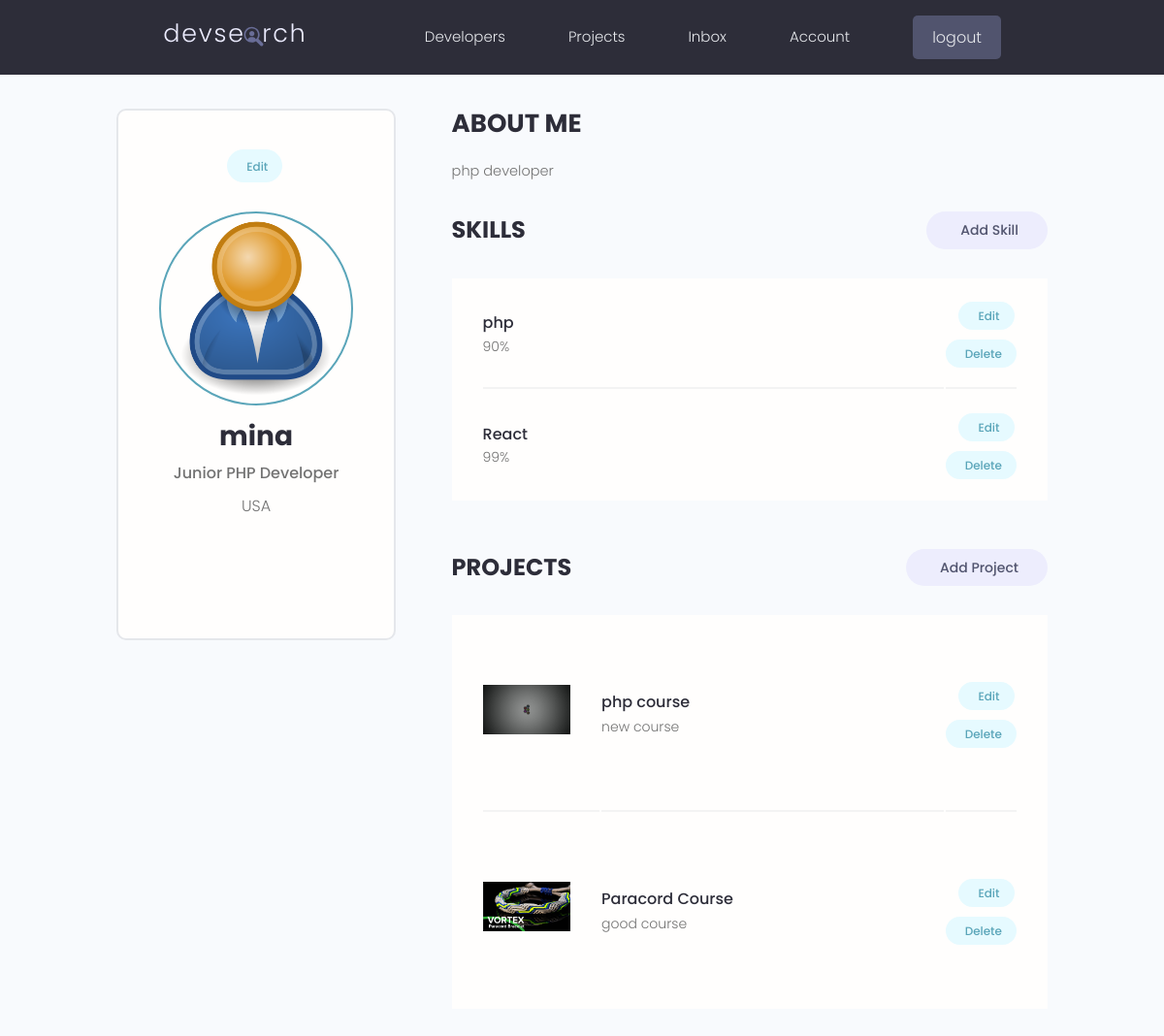
Screenshot of /account/ (signed in) with the database file from the repository.
### dev_users/models.py (models this page shows, shortened)
class Profile(models.Model):
    user = models.OneToOneField(User,on_delete=models.CASCADE,null=True,blank=True,verbose_name='یوزر')
    name = models.CharField(max_length=200,null=True,blank=True,verbose_name='نام')
    email = models.EmailField(max_length=500,null=True,blank=True,verbose_name='ایمیل')
    short_bio = models.CharField(max_length=200,null=True,blank=True,verbose_name='معرفی کوتاه')
    username = models.CharField(max_length=200,null=True,blank=True,verbose_name='نام کاربری ')
    bio = models.TextField(null=True,blank=True,verbose_name='بیوگرافی')
    location = models.CharField(max_length=200,null=True,blank=True,verbose_name='محل زندگی')
    profile_image = models.ImageField(null=True,blank=True,upload_to='profiles/',default="profiles/user-default.png",verbose_name='عکس پروفایل')
    social_github = models.CharField(max_length=200,null=True,blank=True,verbose_name='گیت هاب')
    social_twitter = models.CharField(max_length=200,null=True,blank=True,verbose_name='توئیتر')
    social_linkedin = models.CharField(max_length=200,null=True,blank=True,verbose_name='لینکدین')
    social_website = models.CharField(max_length=200,null=True,blank=True,verbose_name='وب سایت')
    created = models.DateTimeField(auto_now_add=True, verbose_name='تاریخ ایجاد')
    id = models.UUIDField(default=uuid.uuid4, unique=True, primary_key=True, editable=False)
    class Meta:
        verbose_name = 'یوزر'
        verbose_name_plural = 'پروفایل'
        ordering = ['created']
    @property
    def imageURL(self):
        try:
            url = self.profile_image.url
        except:
            url = ''
        return url

class Skill(models.Model):
    owner = models.ForeignKey(Profile,on_delete=models.CASCADE,null=True,blank=True,verbose_name='یوز مربوط ')
    name = models.CharField(max_length=200,null=True,blank=True,verbose_name='نام مهارت ')
    description =models.TextField(null=True,blank=True,verbose_name='توضیحات ')
    created = models.DateTimeField(auto_now_add=True,verbose_name='تاریخ ایجاد ')
    id = models.UUIDField(default=uuid.uuid4,unique=True,primary_key=True,editable=False)
    class Meta:
        verbose_name = 'مهارت'
        verbose_name_plural = 'مهارت ها'

### dev_projects/models.py (models this page shows, shortened)
class Project(models.Model):
    owner = models.ForeignKey(Profile,null=True,blank=True,on_delete=models.SET_NULL,verbose_name='مالک پروژه')
    title = models.CharField(max_length=200,verbose_name='عنوان')
    description = models.TextField(null=True,blank=True,verbose_name='توضیحات')
    featured_image = models.ImageField(null=True,blank=True,default="default.jpg",verbose_name='تصویر')
    demo_link = models.CharField(max_length=2000, null=True,blank=True,verbose_name='دمولینک')
    source_link = models.CharField(max_length=2000, null=True,blank=True,verbose_name='آدرس لینک')
    id = models.UUIDField(default=uuid.uuid4,unique=True,primary_key=True,editable=False)
    created = models.DateTimeField(auto_now_add=True)
    tags = models.ManyToManyField('Tag',blank=True)
    vote_total = models.IntegerField(default=0 ,null=True ,blank=True)
    vote_ratio = models.IntegerField(default=0 ,null=True ,blank=True)
    class Meta:
        ordering = ['-vote_total','-vote_ratio','title']
        verbose_name ='پروژه'
        verbose_name_plural ='بخش پروژه'
    @property
    def imageURL(self):
        try:
            url = self.featured_image.url
        except:
            url = ''
        return url

### dev_users/views.py (the view)
# urls.py: path('account/',views.userAccount,name="user_account"),
def userAccount(request):
    profile = request.user.profile
    skills = profile.skill_set.all()
    projects = profile.project_set.all()
    context = {
        'profile': profile,
        'skills': skills,
        'projects': projects
    }
    return render(request, 'Users/userAccount.html', context)

### dev_users/templates/Users/userAccount.html (shortened to what this page needs)
{% extends 'Shared/main.html' %}
{% block content %}
    <main class="settingsPage profile my-md">
        <div class="container">
            <div class="layout">
                <div class="column column--1of3">
                    <div class="card text-center">
                        <div class="card__body dev">
                            <a class="tag tag--pill tag--main settings__btn" href="{% url 'edit_profile' %}">
                                Edit</a>
                            <img class="avatar avatar--xl dev__avatar" src="{{ profile.imageURL }}"/>
                            <h2 class="dev__name">{{ profile.name }}</h2>
                            <p class="dev__title">{{ profile.short_bio }}</p>
                            <p class="dev__location">{{ profile.location }}</p>
                            <ul class="dev__social">
                            </ul>
                        </div>
                    </div>
                </div>
                <div class="column column--2of3">
                    <div class="devInfo">
                        <h3 class="devInfo__title">About Me</h3>
                        <p class="devInfo__about">{{ profile.bio }}</p>
                    </div>
                    <div class="settings">
                        <h3 class="settings__title">Skills</h3>
                        <a class="tag tag--pill tag--sub settings__btn tag--lg" href="{% url 'add_skill' %}"> Add
                            Skill</a>
                    </div>
                    <table class="settings__table">
                        {% for skill in skills %}
                            <tr>
                                <td class="settings__tableInfo">
                                    <h4>{{ skill.name }}</h4>
                                    <p>{{ skill.description}}</p>
                                </td>
                                <td class="settings__tableActions">
                                    <a class="tag tag--pill tag--main settings__btn" href="{% url 'update_skill' skill.id %} ">
                                        Edit</a>
                                    <a class="tag tag--pill tag--main settings__btn" href="{% url 'delete_skill' skill.id %}?next=/account/">
                                        Delete</a>
                                </td>
                            </tr>
                        {% endfor %}
                    </table>
                    <div class="settings">
                        <h3 class="settings__title">Projects</h3>
                        <a class="tag tag--pill tag--sub settings__btn tag--lg" href="{% url 'create-project' %}"> Add
                            Project</a>
                    </div>
                    <table class="settings__table">
                        {% for project in projects %}
                        <tr>
                            <td class="settings__thumbnail">
                                <a href="{% url 'single-project' project.id %}"><img src="{{project.imageURL}}" alt="Project Thumbnail"/></a>
                            </td>
                            <td class="settings__tableInfo">
                                <a href="{% url 'single-project' project.id %}">{{ project.title}}</a>
                                <p>{{ project.description|slice:"150" }}</p>
                            </td>
                            <td class="settings__tableActions">
                                <a class="tag tag--pill tag--main settings__btn" href="{% url 'update-project' project.id %}">
                                    Edit</a>
                                <a class="tag tag--pill tag--main settings__btn" href="{% url 'delete-project' project.id %}?next=/account/">
                                    Delete</a>
                            </td>
                        </tr>
                        {% endfor %}
                    </table>
                </div>
            </div>
        </div>
    </main>
{% endblock content %}

### static/styles/app.css (style rules this page uses)
:root { --color-sub: #2d2d39; }
.card { border: 2px solid var(--color-light); }
img { width: 100%; }
.profile .card > .dev { padding: 4rem; }
.dev__avatar { display: block; margin: auto; }
.dev__name { color: var(--color-sub); font-size: 2.8rem; font-weight: 700; margin-top: 1rem; margin-bottom: 0.5rem; }
.dev__title { font-size: 1.6rem; font-weight: 500; line-height: 1.3; }
.dev__location { margin-top: 1rem; }
.dev__social { margin: 3rem 0; list-style: none; display: flex; justify-content: center; gap: 1.5rem; }
.devInfo { margin-bottom: 3rem; }
.devInfo__title, .devInfo__subtitle { font-size: 2.6rem; color: var(--color-sub); text-transform: uppercase; font-weight: 700; margin-bottom: 1.5rem; }
.devInfo__about, .devSkill__info { font-size: 1.45rem; line-height: 1.7; text-align: justify; }
.settingsPage .dev > .settings__btn { display: inline-block; margin-bottom: 3rem; }
.settings { display: flex; justify-content: space-between; align-items: center; }
.settings__title { font-size: 2.4rem; text-transform: uppercase; font-weight: 700; color: var(--color-sub); }
.settings__table { margin-top: 3rem; margin-bottom: 5rem; padding: 0 3rem; background: var(--color-white); }
.settings__table tr { width: 100%; }
.settings__table tr > td { padding: 2rem 0; }
.settings__table tr:not(:last-child) td { border-bottom: 2px solid var(--color-white-light); }
.settings__thumbnail { width: 23%; min-width: 10rem; }
.settings__thumbnail img { padding-right: 3rem; height: 15rem; object-fit: contain; }
.settings__tableInfo { width: 100%; }
.settings__tableInfo h4, .settings__tableInfo a { padding-right: 1rem; width: auto; font-size: 1.6rem; font-weight: 500; color: var(--color-sub); }
.settings__tableInfo p { font-size: 1.4rem; }
.settings__tableActions { text-align: right; }

### static/uikit/styles/modules/_variables.css (style rules this page uses)
:root { --color-main: #5aa5b9; --color-main-light: #e6faff; --color-sub: #3f4156; --color-sub-light: #51546e; --color-sub-lighter: #ededfd; --color-text: #737373; --color-gray: #8b8b8b; --color-light: #e5e7eb; --color-light-gray: #767676; --color-bg: #f8fafd; --color-white: #fffefd; --color-white-light: #f3f3f3; --color-success: #359e64; --color-success-bg: #def8e8; --color-error: #fc4b0b; --color-error-bg: #fff2ee; --font-base: 'Poppins', arial, helvetica, 'Segoe UI', roboto, ubuntu, sans-serif; --font-monospace: 'Fira Code', 'Courier New', courier, monospace; --font-regular: 300; --font-medium: 500; --font-bold: 700; --generic-shadow: 1px 1px 5px #00000010; --generic-transition: all 0.3s ease-in-out; }

### static/uikit/styles/modules/_base.css (style rules this page uses)
* { margin: 0; padding: 0; box-sizing: border-box; text-rendering: optimizeLegibility; color: inherit; font-size: inherit; }
html { font-size: 50%; }
@media only screen and (min-width: 480px) { html { font-size: 56.25%; } }
@media only screen and (min-width: 1200px) { html { font-size: 62.5%; } }
body { line-height: 1.6; font-weight: 400; font-size: 1.5rem; color: var(--color-text); background-color: var(--color-bg); min-height: 100vh; }

### static/uikit/styles/modules/_typography.css (style rules this page uses)
* { font-family: var(--font-base); }
h2 { font-size: 3.6rem; font-weight: var(--font-bold); }
h3 { font-size: 3.2rem; font-weight: var(--font-medium); }
h4 { font-size: 2.8rem; font-weight: var(--font-medium); }
p, span, strong { font-size: 1.6rem; color: var(--color-text); font-weight: var(--font-regular); }
a { padding-bottom: 2px; text-decoration: none; display: inline-block; color: var(--color-main); font-weight: var(--font-medium); }

### static/uikit/styles/modules/_utilities.css (style rules this page uses)
.container { width: 92%; max-width: 165rem; margin: 0 auto; box-sizing: border-box; }
@media screen and (min-width: 1000px) { .container { width: 90%; } }
@media screen and (min-width: 1200px) { .container { width: 80%; } }
.text-center { text-align: center; }
.my-md { margin: 3rem auto; }

### static/uikit/styles/modules/_avatar.css (style rules this page uses)
.avatar { border-radius: 50%; border: 2px solid var(--color-main); object-fit: cover; }
.avatar--xl { height: 20rem; width: 20rem; }

### static/uikit/styles/modules/_card.css (style rules this page uses)
.card { border-radius: 1rem; background-color: var(--color-white); border: 1.5px solid var(--color-light); width: auto; height: auto; margin-top: 0.5rem; margin-bottom: 0.5rem; overflow: hidden; }
.card__body, .card__header { padding: 2rem 2.5rem; }

### static/uikit/styles/modules/_layout.css (style rules this page uses)
.layout { display: flex; flex-flow: row wrap; justify-content: space-between; }
.layout > .column { margin-bottom: 3rem; }
.layout > .column.column--1of3 { flex-basis: 30%; }
.layout > .column.column--2of3 { flex-basis: 64%; }

### rows the page displays
Profile: imageURL (placeholder picture), name "mina", short_bio "Junior PHP Developer", location "USA", bio "php developer"
Skill: name "php", description "90%"
Skill: name "React", description "99%"
Project: imageURL (picture), title "php course", description "new course"
Project: imageURL (placeholder picture), title "Paracord Course", description "good course"
